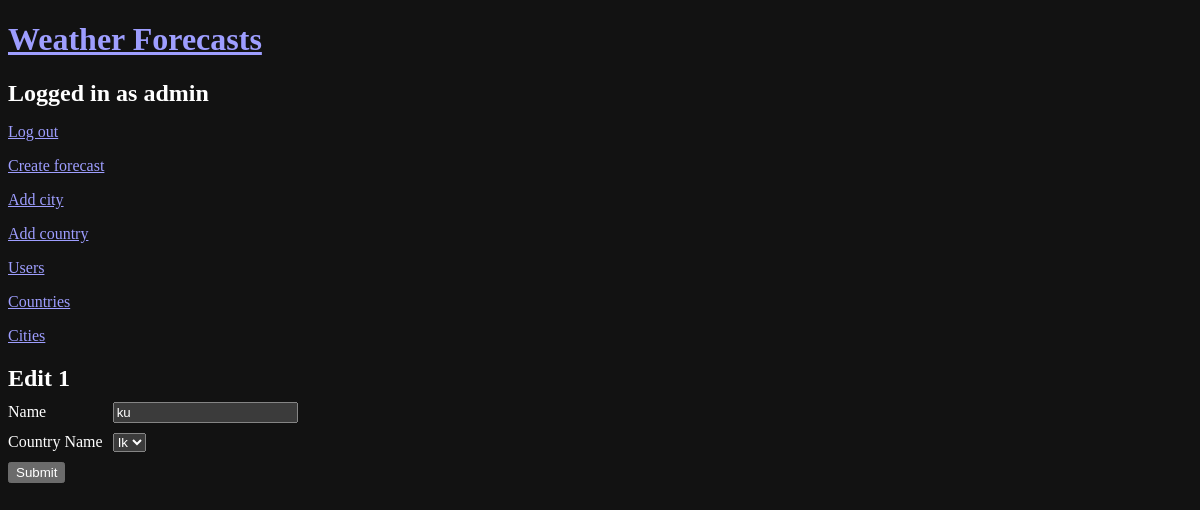
Before: /cities/edit/1 (signed in) with the older database file.
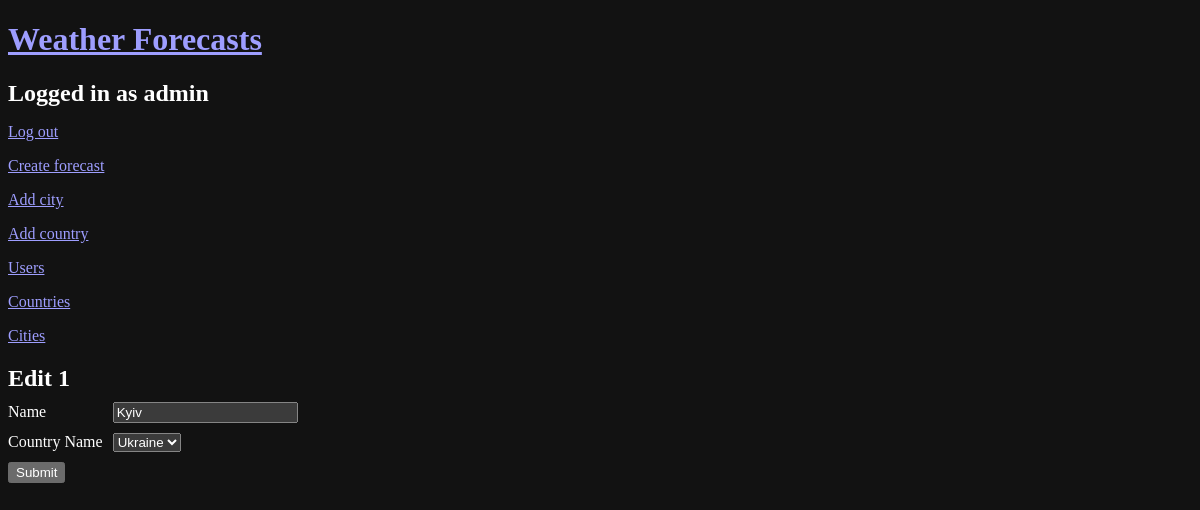
After: the same page with the newer database file.
### models.py (models this page shows, shortened)
class City(db.Model):
    __tablename__ = 'city'
    id = db.Column(db.Integer, primary_key=True)
    name = db.Column(db.String(100), nullable=False)
    country_id = db.Column(db.Integer, db.ForeignKey('country.id'), nullable=False)
    country = relationship('Country', backref='cities')

### app.py (the view)
@app.route('/cities/edit/<int:city_id>', methods=['GET', 'POST'])
@login_required
def edit_city(city_id):
    city = City.query.get(city_id)
    if city is None:
        return redirect(url_for('error_view', code=404, detail='City not found'))
    form = CityForm(obj=city)
    if form.validate_on_submit():
        form.populate_obj(city)
        db.session.commit()
        return redirect(url_for('cities'))
    countries = Country.query.all()
    return render_template('edit_city.html',
                           form=form,
                           city = city,
                           countries = countries)

### forms.py
class CityForm(FlaskForm):
    country_id = IntegerField('Country ID', validators=[DataRequired()])
    name = StringField('City Name', validators=[DataRequired()])
    submit = SubmitField('Submit')

### app.py (called while the page is built)
@login_manager.user_loader
def load_user(user_id):
    return User.query.get(int(user_id))

### templates/edit_city.html (shortened to what this page needs)
{% extends "base.html" %}
{% block content %}
  <h2>Edit {{ city.id }}</h2>
  <form action="{{ url_for('edit_city', city_id=city.id) }}" method="post">
    <div>
      <label for="name">Name</label>
      {{ form.name(id="name") }}
    </div>
    <div>
      <label for="country_id">Country Name</label>
      <select id="country_id" name="country_id" required>
        {% for country in countries %}
          {% if country.id == city.country_id %}
            <option selected value="{{ country.id }}">{{ country.name.capitalize() }}</option>
          {% else %}
            <option value="{{ country.id }}">{{ country.name.capitalize() }}</option>
          {% endif %}
        {% endfor %}
      </select>
    </div>
    <button type="submit" id="submit">Submit</button>
  </form>
{% endblock %}

Changed rows visible on the page:
changed City id 1: name "ku" → "Kyiv"
Other visible differences:
form field country_id: "Ik" → "Ukraine"
